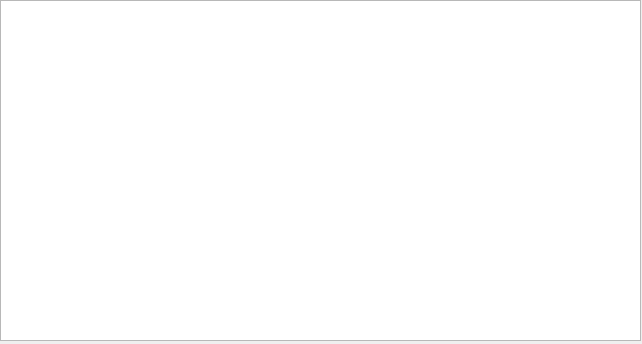
<?xml version="1.0" encoding="UTF-8"?>
<ui version="4.0">
 <class>Form</class>
 <widget class="QWidget" name="Form">
  <property name="geometry">
   <rect>
    <x>0</x>
    <y>0</y>
    <width>642</width>
    <height>344</height>
   </rect>
  </property>
  <property name="windowTitle">
   <string>Form</string>
  </property>
  <widget class="QTableWidget" name="tableWidget">
   <property name="geometry">
    <rect>
     <x>0</x>
     <y>0</y>
     <width>641</width>
     <height>341</height>
    </rect>
   </property>
  </widget>
 </widget>
 <resources/>
 <connections/>
</ui>
